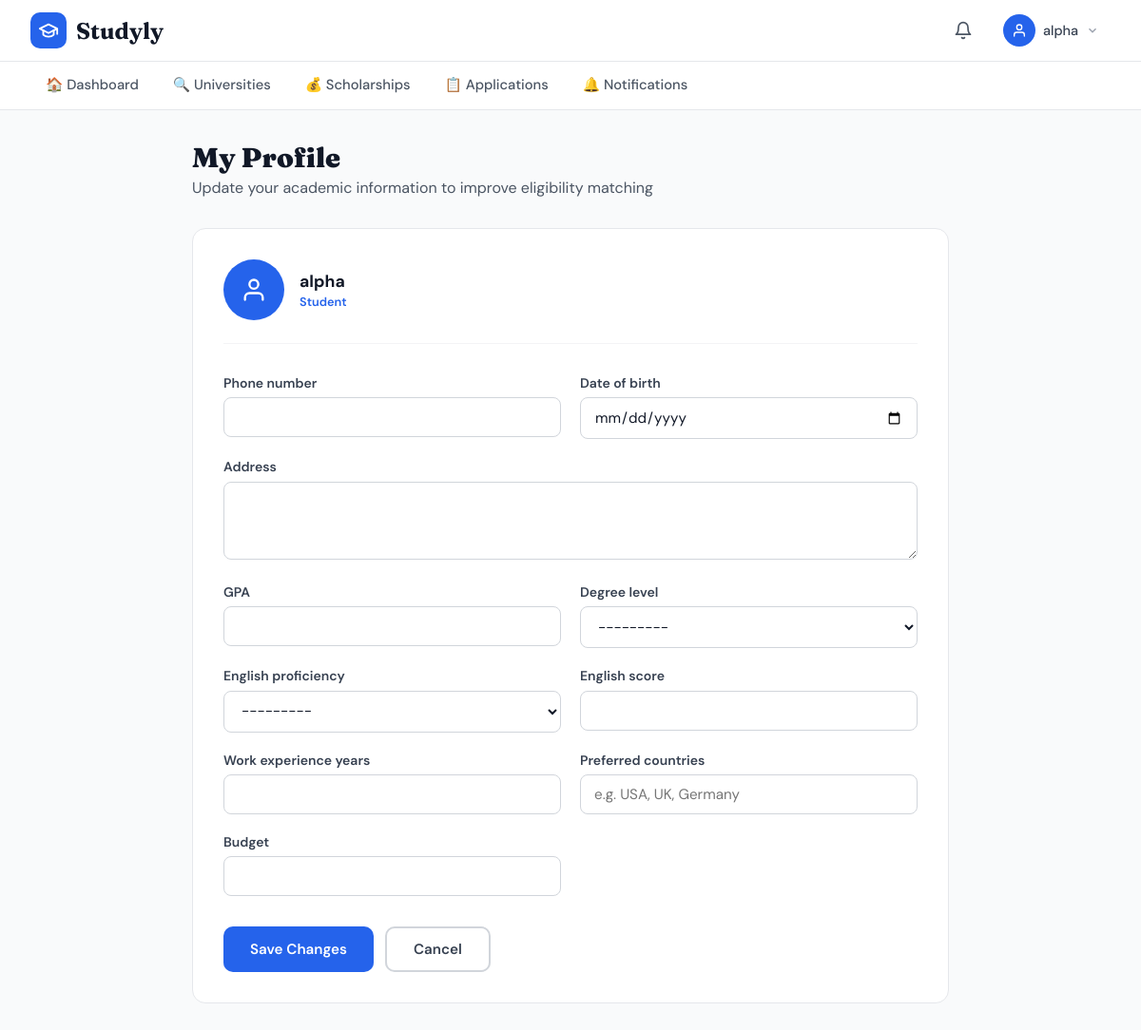
/users/profile/ (signed in), run on an earlier commit of the app's database.
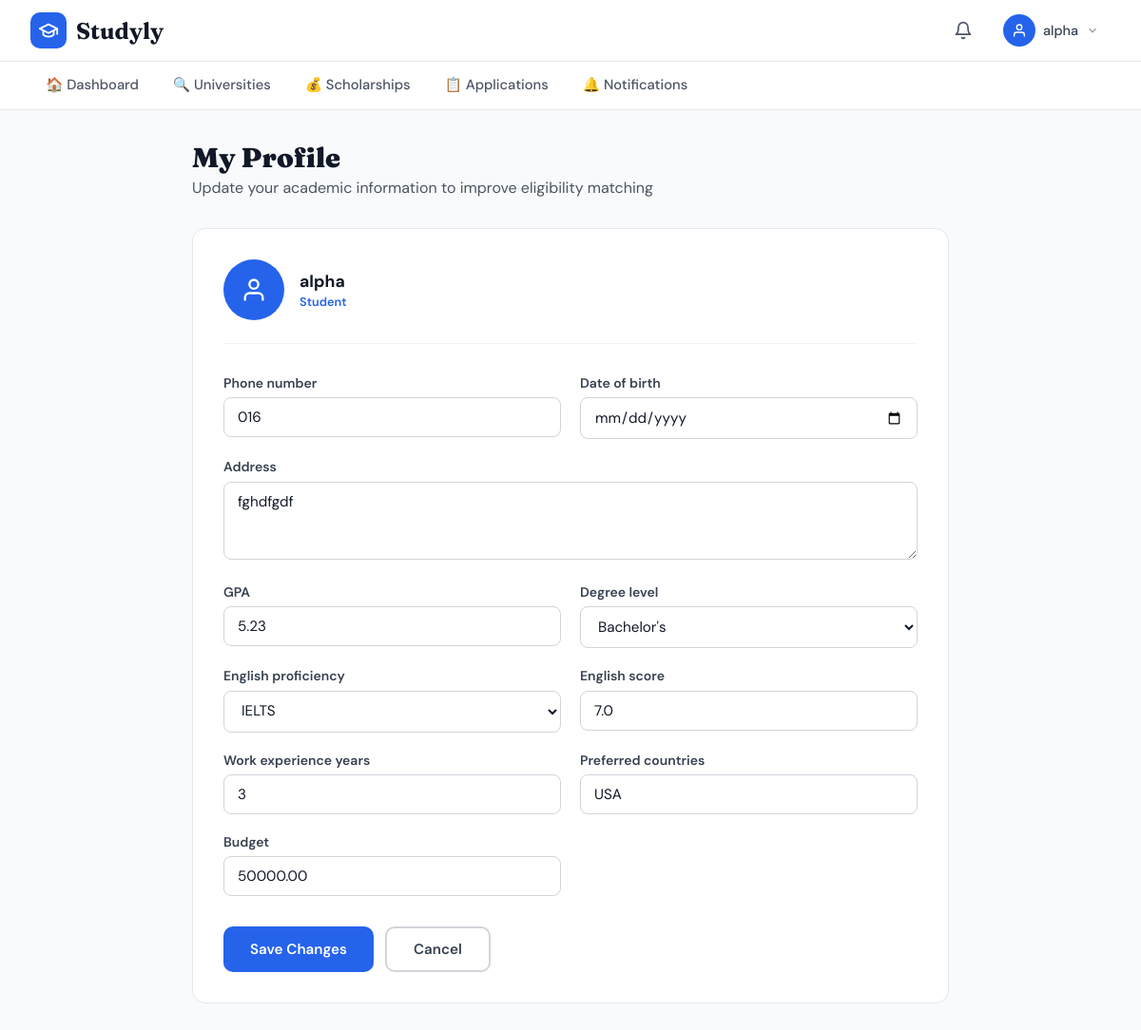
And on a later commit of the database.
### users/models.py (models this page shows, shortened)
class User(AbstractUser):
    ROLE_CHOICES = [
        ('student', 'Student'),
        ('admin', 'Admin'),
        ('consultant', 'Educational Consultant'),
    ]
    role = models.CharField(max_length=20, choices=ROLE_CHOICES, default='student')

class Profile(models.Model):
    user = models.OneToOneField(
        User,
        on_delete=models.CASCADE,
        related_name='profile'
    )
    phone_number = models.CharField(max_length=20, blank=True, null=True)
    date_of_birth = models.DateField(blank=True, null=True)
    address = models.TextField(blank=True, null=True)
    profile_picture = models.ImageField(
        upload_to='profile_pics/', blank=True, null=True
    )
    GPA = models.FloatField(null=True, blank=True)
    degree_level = models.CharField(
        max_length=50,
        choices=[
            ('bachelor', "Bachelor's"),
            ('master', "Master's"),
            ('phd', 'PhD'),
        ],
        blank=True,
        null=True
    )
    english_proficiency = models.CharField(
        max_length=50,
        choices=[
            ('ielts', 'IELTS'),
            ('toefl', 'TOEFL'),
            ('none', 'None'),
        ],
        blank=True,
        null=True
    )
    english_score = models.FloatField(null=True, blank=True)
    work_experience_years = models.IntegerField(default=0)
    preferred_countries = models.CharField(max_length=255, blank=True, null=True)
    budget = models.DecimalField(
        max_digits=10, decimal_places=2, null=True, blank=True
    )
    created_at = models.DateTimeField(auto_now_add=True)
    updated_at = models.DateTimeField(auto_now=True)

### users/views.py (the view)
# urls.py: path('profile/', views.profile_view, name='profile'),
@login_required
def profile_view(request):
    profile = request.user.profile
    if request.method == 'POST':
        form = ProfileForm(request.POST, request.FILES, instance=profile)
        if form.is_valid():
            form.save()
            messages.success(request, 'Profile updated successfully!')
            return redirect('users:profile')
        else:
            messages.error(request, 'Please correct the errors below.')
    else:
        form = ProfileForm(instance=profile)
    return render(request, 'users/profile.html', {
        'form': form,
        'profile': profile,
    })

### users/forms.py
class ProfileForm(forms.ModelForm):
    class Meta:
        model = Profile
        fields = [
            'phone_number', 'date_of_birth', 'address',
            'GPA', 'degree_level', 'english_proficiency',
            'english_score', 'work_experience_years',
            'preferred_countries', 'budget',
        ]
        widgets = {
            'date_of_birth': forms.DateInput(attrs={'type': 'date'}),
            'address': forms.Textarea(attrs={'rows': 3}),
            'preferred_countries': forms.TextInput(
                attrs={'placeholder': 'e.g. USA, UK, Germany'}
            ),
        }

### templates/users/profile.html (shortened to what this page needs)
{% extends "base.html" %}
{% block content %}
<main style="max-width:860px;margin:0 auto;padding:2rem;">
  <h1 style="font-family:'Fraunces',serif;font-size:1.8rem;font-weight:900;margin-bottom:.25rem;">My Profile</h1>
  <p style="color:#4b5563;margin-bottom:2rem;">Update your academic information to improve eligibility matching</p>
  <div style="background:white;border:1px solid #e5e7eb;border-radius:14px;padding:2rem;">
    <div style="display:flex;align-items:center;gap:1rem;margin-bottom:2rem;padding-bottom:1.5rem;border-bottom:1px solid #f3f4f6;">
      <div style="width:64px;height:64px;background:#2563eb;border-radius:50%;display:flex;align-items:center;justify-content:center;">
        <svg xmlns="http://www.w3.org/2000/svg" width="28" height="28" fill="none" stroke="white" stroke-width="2" stroke-linecap="round" stroke-linejoin="round" viewBox="0 0 24 24"><path d="M20 21v-2a4 4 0 0 0-4-4H8a4 4 0 0 0-4 4v2"/><circle cx="12" cy="7" r="4"/></svg>
      </div>
      <div>
        <div style="font-weight:700;font-size:1.1rem;">{{ request.user.get_full_name|default:request.user.username }}</div>
        <div style="color:#2563eb;font-size:.8rem;font-weight:600;margin-top:2px;">{{ request.user.role|capfirst }}</div>
      </div>
    </div>
    <form method="post" enctype="multipart/form-data" novalidate>
      <div style="display:grid;grid-template-columns:1fr 1fr;gap:1.25rem;">
        {% for field in form %}
          <div style="{% if field.field.widget.attrs.rows %}grid-column:span 2;{% endif %}">
            <label style="display:block;font-weight:600;font-size:.875rem;color:#374151;margin-bottom:.4rem;">
              {{ field.label }}
            </label>
            {% if "Select" in field.field.widget|stringformat:"s" %}
              <select name="{{ field.html_name }}" id="{{ field.id_for_label }}"
                style="width:100%;padding:10px 14px;border:1.5px solid #d1d5db;border-radius:8px;font-size:.95rem;font-family:'DM Sans',sans-serif;color:#111827;background:white;outline:none;box-sizing:border-box;">
                {% for val, label in field.field.choices %}
                  <option value="{{ val }}" {% if field.value == val %}selected{% endif %}>{{ label }}</option>
                {% endfor %}
              </select>
            {% elif "Textarea" in field.field.widget|stringformat:"s" %}
              <textarea name="{{ field.html_name }}" id="{{ field.id_for_label }}" rows="3"
                style="width:100%;padding:10px 14px;border:1.5px solid #d1d5db;border-radius:8px;font-size:.95rem;font-family:'DM Sans',sans-serif;color:#111827;outline:none;box-sizing:border-box;resize:vertical;">{{ field.value|default:'' }}</textarea>
            {% else %}
              <input
                type="{{ field.field.widget.input_type }}"
                name="{{ field.html_name }}"
                id="{{ field.id_for_label }}"
                value="{{ field.value|default:'' }}"
                {% if field.field.widget.attrs.placeholder %}placeholder="{{ field.field.widget.attrs.placeholder }}"{% endif %}
                style="width:100%;padding:10px 14px;border:1.5px solid {% if field.errors %}#ef4444{% else %}#d1d5db{% endif %};border-radius:8px;font-size:.95rem;font-family:'DM Sans',sans-serif;color:#111827;outline:none;box-sizing:border-box;"
              >
            {% endif %}
          </div>
        {% endfor %}
      </div>
      <div style="margin-top:2rem;display:flex;gap:.75rem;">
        <button type="submit" style="padding:12px 28px;background:#2563eb;color:white;border:none;border-radius:10px;font-family:'DM Sans',sans-serif;font-weight:600;font-size:.95rem;cursor:pointer;">
          Save Changes
        </button>
        <a href="{% url 'dashboard:dashboard' %}" style="padding:12px 28px;background:white;border:2px solid #d1d5db;color:#374151;border-radius:10px;font-weight:600;font-size:.95rem;text-decoration:none;">
          Cancel
        </a>
      </div>
    </form>
  </div>
</main>
{% endblock %}

### templates/base.html (shortened to what this page needs)
<!DOCTYPE html>
<html lang="en">
<head>
</head>
<body>
{% if user.is_authenticated %}
<nav class="top-nav">
  <div class="top-nav-inner">
    <a href="{% url 'dashboard:dashboard' %}" class="logo">
      <div class="logo-icon">
        <svg xmlns="http://www.w3.org/2000/svg" width="22" height="22" fill="none" stroke="white" stroke-width="2" stroke-linecap="round" stroke-linejoin="round" viewBox="0 0 24 24">
          <path d="M22 10v6M2 10l10-5 10 5-10 5z"/><path d="M6 12v5c3 3 9 3 12 0v-5"/>
        </svg>
      </div>
      <span class="logo-text">Studyly</span>
    </a>
    <div class="nav-right">
      <a href="{% url 'notifications:list' %}" class="bell-btn" title="Notifications">
        <svg xmlns="http://www.w3.org/2000/svg" width="20" height="20" fill="none" stroke="currentColor" stroke-width="2" stroke-linecap="round" stroke-linejoin="round" viewBox="0 0 24 24">
          <path d="M18 8A6 6 0 0 0 6 8c0 7-3 9-3 9h18s-3-2-3-9"/>
          <path d="M13.73 21a2 2 0 0 1-3.46 0"/>
        </svg>
      </a>
      <div class="user-dropdown-wrap" id="userDropdown">
        <div class="user-btn" onclick="toggleDropdown()">
          <div class="user-avatar">
            {% if user.profile.profile_picture %}
              <img src="{{ user.profile.profile_picture.url }}" alt="avatar">
            {% else %}
              <svg xmlns="http://www.w3.org/2000/svg" width="16" height="16" fill="none" stroke="white" stroke-width="2" stroke-linecap="round" stroke-linejoin="round" viewBox="0 0 24 24">
                <path d="M20 21v-2a4 4 0 0 0-4-4H8a4 4 0 0 0-4 4v2"/><circle cx="12" cy="7" r="4"/>
              </svg>
            {% endif %}
          </div>
          <span class="user-name">{{ user.get_full_name|default:user.username }}</span>
          <svg class="chevron" xmlns="http://www.w3.org/2000/svg" width="14" height="14" fill="none" stroke="currentColor" stroke-width="2.5" viewBox="0 0 24 24">
            <polyline points="6 9 12 15 18 9"/>
          </svg>
        </div>
      </div>
    </div>
  </div>
</nav>
<div class="sec-nav">
  <div class="sec-nav-inner">
    <a href="{% url 'dashboard:dashboard' %}"  class="nav-link {% block nav_dashboard %}{% endblock %}">🏠 Dashboard</a>
    <a href="{% url 'universities:list' %}"    class="nav-link {% block nav_universities %}{% endblock %}">🔍 Universities</a>
    <a href="{% url 'scholarships:list' %}"    class="nav-link {% block nav_scholarships %}{% endblock %}">💰 Scholarships</a>
    <a href="{% url 'applications:list' %}"    class="nav-link {% block nav_applications %}{% endblock %}">📋 Applications</a>
    <a href="{% url 'notifications:list' %}"   class="nav-link {% block nav_notifications %}{% endblock %}">🔔 Notifications</a>
  </div>
</div>
{% endif %}
{% block content %}{% endblock %}
</body>
</html>

### templates/base.html (style rules this page uses)
*, *::before, *::after { box-sizing: border-box; margin: 0; padding: 0; }
body { font-family: 'DM Sans', sans-serif; background: #f9fafb; color: #111827; }
a { text-decoration: none; color: inherit; }
.top-nav { background: white; border-bottom: 1px solid #e5e7eb; position: sticky; top: 0; z-index: 200; }
.top-nav-inner { max-width: 1280px; margin: 0 auto; padding: 0 2rem; display: flex; align-items: center; justify-content: space-between; height: 64px; }
.logo { display: flex; align-items: center; gap: 10px; }
.logo-icon { background: #2563eb; padding: 8px; border-radius: 10px; display: flex; }
.logo-text { font-family: 'Fraunces', serif; font-size: 1.5rem; font-weight: 700; }
.nav-right { display: flex; align-items: center; gap: 12px; }
.bell-btn { padding: 8px; color: #4b5563; display: flex; align-items: center; position: relative; }
.user-dropdown-wrap { position: relative; }
.user-btn { display: flex; align-items: center; gap: 8px; padding: 6px 12px; border-radius: 8px; cursor: pointer; transition: background .15s; }
.user-avatar { width: 34px; height: 34px; background: #2563eb; border-radius: 50%; display: flex; align-items: center; justify-content: center; flex-shrink: 0; overflow: hidden; }
.user-name { font-size: .9rem; font-weight: 500; color: #374151; }
.chevron { color: #9ca3af; transition: transform .2s; }
.sec-nav { background: white; border-bottom: 1px solid #e5e7eb; }
.sec-nav-inner { max-width: 1280px; margin: 0 auto; padding: 0 2rem; display: flex; gap: 4px; overflow-x: auto; }
.nav-link { display: flex; align-items: center; gap: 8px; padding: 14px 16px; border-bottom: 2px solid transparent; color: #4b5563; font-weight: 500; font-size: .92rem; white-space: nowrap; transition: color .15s; }

What changed in the data, as far as the page shows it:
now on this page (row edited): Profile: phone_number "016" "5.23" "7.0" "USA" "50000.00", address "fghdfgdf", degree_level "Bachelor's" "IELTS"
Also different on the page:
form field work_experience_years: (not shown) → "3"
